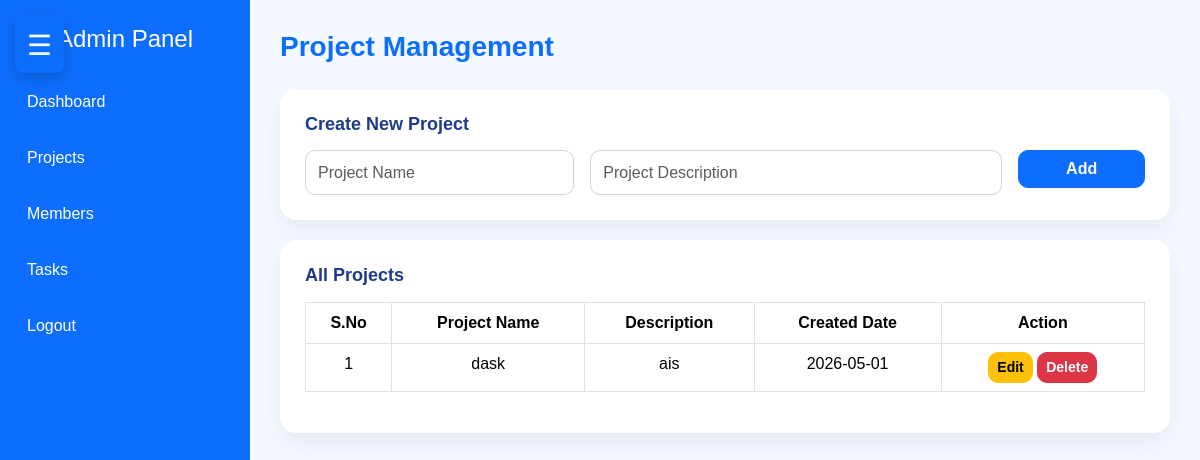
The page /admin/projects (signed in) on the database as committed earlier.
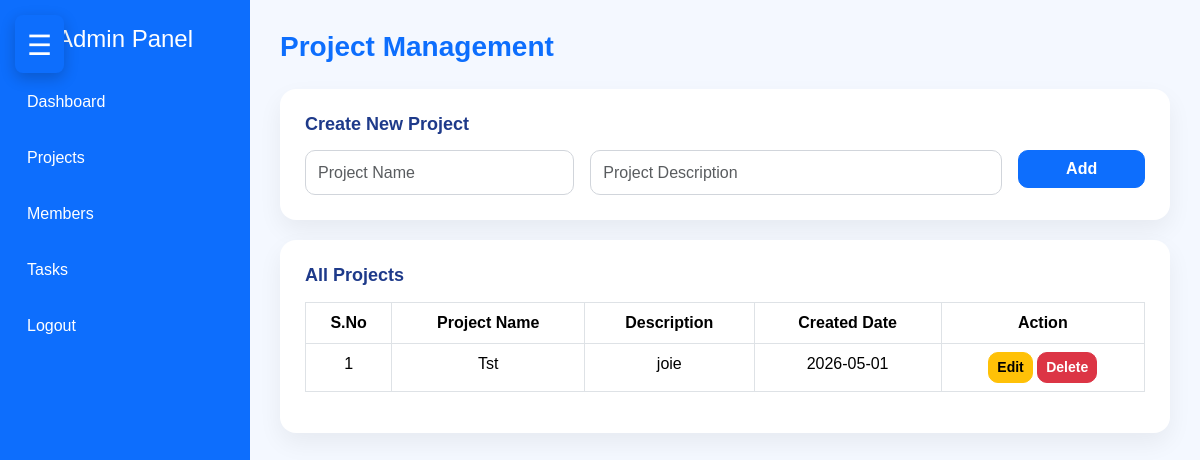
The same page on the database as committed later.
### tables this page shows
CREATE TABLE projects(
            id INTEGER PRIMARY KEY AUTOINCREMENT,
            project_name TEXT,
            description TEXT,
            created_at TEXT
        );

### app.py (the view, shortened to what this page needs)
@app.route('/admin/projects', methods=['GET', 'POST'])
def projects():
    if not logged_in() or session['role'] != 'Admin':
        return redirect('/')
    conn = get_db()
    edit_id = request.args.get('edit')
    edit_project = None
    if edit_id:
        edit_project = conn.execute(
            "SELECT * FROM projects WHERE id=?",
            (edit_id,)
        ).fetchone()
    data = conn.execute(
        "SELECT * FROM projects ORDER BY id DESC"
    ).fetchall()
    conn.close()
    return render_template(
        'admin/projects.html',
        projects=data,
        edit_project=edit_project
    )

### app.py (called while the page is built)
def get_db():
    conn = sqlite3.connect(DB)
    conn.row_factory = sqlite3.Row
    return conn

def logged_in():
    return 'user_id' in session

### templates/admin/projects.html (shortened to what this page needs)
<!DOCTYPE html>
<html lang="en">
<head>
    <link href="https://cdn.jsdelivr.net/npm/bootstrap@5.3.2/dist/css/bootstrap.min.css" rel="stylesheet">
    <link rel="stylesheet" href="{{ url_for('static', filename='css/style.css') }}">
</head>
<body>
<button class="hamburger" onclick="toggleSidebar()">☰</button>
<div class="d-flex">
    <div class="sidebar" id="sidebar">
        <h4 class="text-white text-center mb-4">Admin Panel</h4>
        <a href="/admin/dashboard">Dashboard</a>
        <a href="/admin/projects">Projects</a>
        <a href="/admin/members">Members</a>
        <a href="/admin/tasks">Tasks</a>
        <a href="/logout">Logout</a>
    </div>
    <div class="main-content">
        <h2 class="page-title">Project Management</h2>
        <div class="admin-card">
            <h5 class="section-title">
                {{ 'Edit Project' if edit_project else 'Create New Project' }}
            </h5>
            <form method="POST">
                <div class="row g-3">
                    <div class="col-md-4">
                        <input type="text"
                               name="project_name"
                               class="form-control"
                               placeholder="Project Name"
                               value="{{ edit_project.project_name if edit_project else '' }}"
                               required>
                    </div>
                    <div class="col-md-6">
                        <input type="text"
                               name="description"
                               class="form-control"
                               placeholder="Project Description"
                               value="{{ edit_project.description if edit_project else '' }}"
                               required>
                    </div>
                    <div class="col-md-2">
                        <button type="submit"
                                class="btn btn-primary w-100">
                            {{ 'Update' if edit_project else 'Add' }}
                        </button>
                    </div>
                </div>
            </form>
        </div>
        <div class="admin-table">
            <h5 class="section-title">All Projects</h5>
            <table class="table table-bordered table-hover">
                <thead>
                    <tr>
                        <th>S.No</th>
                        <th>Project Name</th>
                        <th>Description</th>
                        <th>Created Date</th>
                        <th>Action</th>
                    </tr>
                </thead>
                <tbody>
                    {% for project in projects %}
                    <tr>
                        <td>{{ loop.index }}</td>
                        <td>{{ project.project_name }}</td>
                        <td>{{ project.description }}</td>
                        <td>{{ project.created_at }}</td>
                        <td>
                            <a href="/admin/projects?edit={{ project.id }}"
                               class="btn btn-warning btn-sm">
                               Edit
                            </a>
                            <a href="/delete_project/{{ project.id }}"
                               class="btn btn-danger btn-sm"
                               onclick="return confirm('Delete this project?')">
                               Delete
                            </a>
                        </td>
                    </tr>
                    {% endfor %}
                </tbody>
            </table>
        </div>
    </div>
</div>
</body>
</html>

### static/css/style.css (style rules this page uses)
* { margin: 0; padding: 0; box-sizing: border-box; font-family: 'Arial', sans-serif; }
body { background: #f4f8ff; min-height: 100vh; }
.d-flex { display: flex; }
.hamburger { font-size: 28px; background: #0d6efd; color: #fff; border: none; padding: 8px 12px; border-radius: 8px; cursor: pointer; position: fixed; top: 15px; left: 15px; z-index: 1200; box-shadow: 0 5px 15px rgba(0,0,0,0.2); }
.sidebar, .member-sidebar { width: 250px; min-height: 100vh; padding: 25px 15px; transition: all 0.35s ease; background: #0d6efd; }
.sidebar a, .member-sidebar a { display: block; color: #ffffff; text-decoration: none; padding: 12px; border-radius: 10px; margin-bottom: 8px; transition: 0.3s; font-weight: 500; }
.main-content { flex: 1; padding: 30px; }
.page-title { font-size: 28px; font-weight: 700; margin-bottom: 25px; color: #0d6efd; }
.section-title { font-size: 18px; font-weight: 600; margin-bottom: 15px; color: #1e3a8a; }
.admin-card, .admin-table, .member-card { background: #fff; border-radius: 16px; padding: 25px; margin-bottom: 20px; box-shadow: 0 10px 25px rgba(0,0,0,0.06); transition: 0.3s; }
.form-control, select { height: 45px; border-radius: 10px !important; border: 1px solid #d1d5db !important; }
.btn { border-radius: 10px !important; font-weight: 600; }
.admin-table, .member-table { overflow-x: auto; }
table { width: 100%; min-width: 700px; border-collapse: collapse; }
thead th { background: #0d6efd; color: #fff; padding: 12px; text-align: center; }
tbody td { padding: 12px; text-align: center; }

Rows that differ between the two databases and show on the page:
removed projects: project_name "dask", description "ais", created_at "2026-05-01"
added projects: project_name "Tst", description "joie", created_at "2026-05-01"
